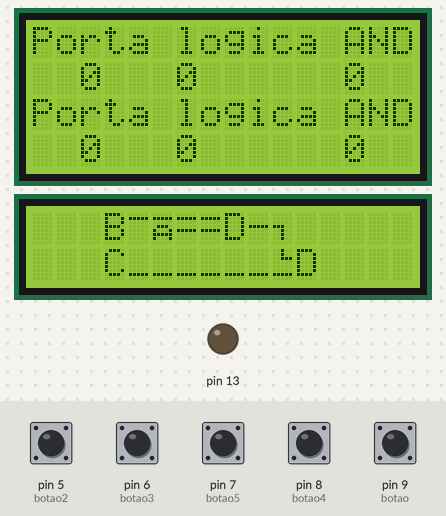
This sketch was run on a simulated Arduino Uno, built with avr-gcc and run on an emulated ATmega328P. Shown: 16×4 character LCD, 16×2 character LCD, output pins drawn as LEDs (lit = HIGH). The test bench sets the inputs (shaded band); at power-on: pin 5 (botao2), pin 6 (botao3), pin 7 (botao5), pin 8 (botao4), pin 9 (botao) LOW.

Above: at 2.9 s.
3.0 s: pin 8 (botao4) pulled HIGH for 1 s
At 4.7 s:
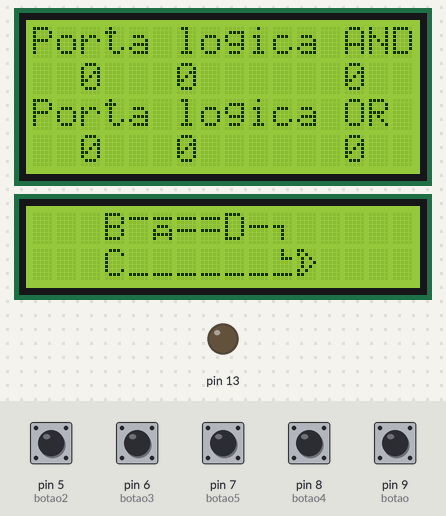
5.5 s: pin 9 (botao) pulled HIGH for 1 s
At 8.2 s:
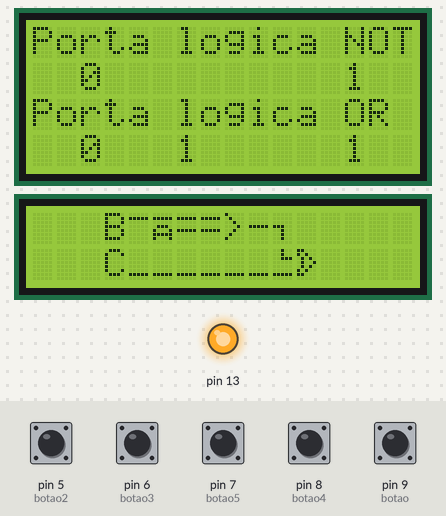
8.5 s: pin 8 (botao4) pulled HIGH for 0.3 s
At 9.8 s:
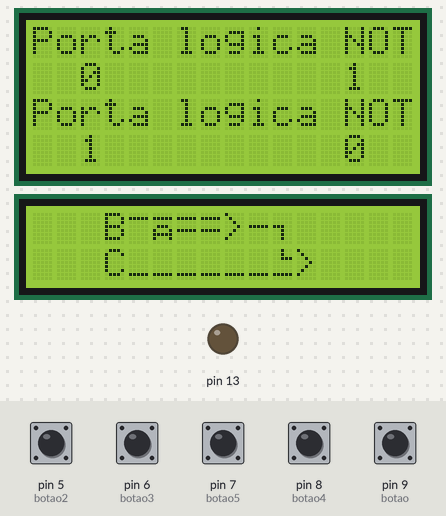
10.6 s: pin 9 (botao) pulled HIGH for 0.3 s
At 11.9 s:
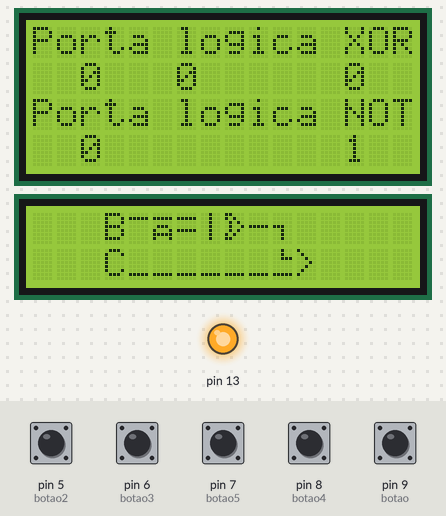
12.9 s: pin 8 (botao4) pulled HIGH for 0.3 s
At 14.6 s:
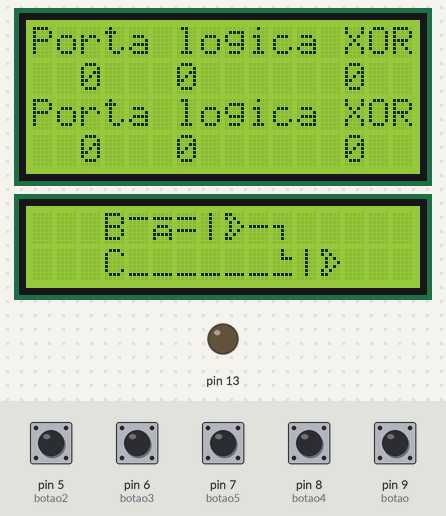
15.3 s: pin 9 (botao) pulled HIGH for 0.3 s
At 17.6 s:
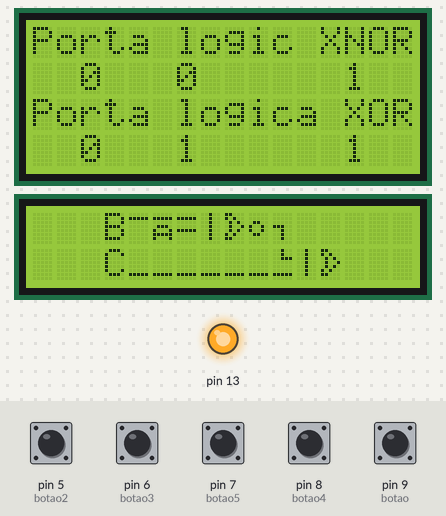
Timing chart, 0 to 18.6 s (numbered marks = the images above; inputs shaded):
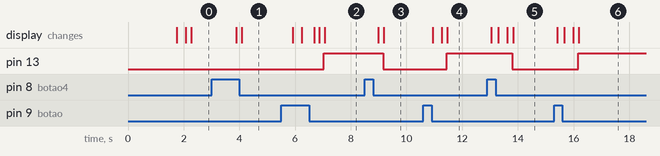

The sketch:

PortasLogicasEducacional.ino
```cpp
#include<Wire.h>
#include<LiquidCrystal_I2C.h>
int contador=0;
int contador2=0;

const int botao = 9;   //menu 1
const int botao2 = 5;  // entrada a 1
const int botao3 = 6;  //entrada b 1
const int botao4 = 8;  //menu 2
const int botao5 = 7;  //entrada 2

boolean troca =  false;
boolean troca1 = false;
boolean troca2 = false;
boolean troca3 = false;
boolean troca4 = false;
boolean troca5 = false;

//Declaração do desenho
byte caminho2[8] = { 0x4,0x4,0x7,0x0,0x0,0x0,0x1f}; // Caminho porta OR
byte por[8] = { 0x18,0x14,0xa,0x9,0xa,0x14,0x18};  // Porta OR
byte linhaand[8] = { 0x0,0x1f,0x0,0x0,0x1f,0x0,0x0};  // Linha dupla AND
byte entraa[8] = { 0x0,0x1f,0x0,0xe,0x11,0x1f,0x11};  // Caracter A
byte linharect[8] = { 0x0,0x1f,0x0,0x0,0x0,0x0,0x0 }; // Linha superior B
byte curva[8] = { 0x0,0x0,0x0,0x1c,0x4,0x4,0x4 }; // Curva para OR
byte negacao[8] = {0x0,0x0,0xc,0x12,0x12,0xc,0x0}; // Negação
// fim da declaração

//inicia o display e seleciona as entradas e saidas
LiquidCrystal_I2C lcd(0x3b, 16, 4);
LiquidCrystal_I2C lcda(0x3f, 16, 2);

void setup()
{
  lcd.init();
  lcda.init();
  lcd.backlight();
  lcda.backlight();

    pinMode(botao, INPUT);   //Menu
    pinMode(botao2, INPUT);  //Entrada B
    pinMode(botao3, INPUT);  //Entrada A
    pinMode(botao4, INPUT);  //Menu
    pinMode(botao5, INPUT);  //Entrada B

    pinMode(13, OUTPUT);

      //Saudação
  lcd.setCursor(0, 0);
  lcd.print("Seja Bem Vindo!!");
  lcd.setCursor(-4, 2);
  lcd.print("-Portas Logicas-");
  delay(1500);
  lcd.clear();

  //Desenho ---------
  lcda.createChar(1, caminho2);
  lcda.createChar(2, por);
  lcda.createChar(3, linhaand);
  lcda.createChar(4, entraa);
  lcda.createChar(5, linharect);
  lcda.createChar(6, curva);
  lcda.createChar(7, negacao);
  //Desenho ---------

} // Termina Void Setup

void loop() {

//Desenho ---------

//lcda.setCursor(8,0);
//lcda.print((char)2);

lcda.setCursor(7,0);
lcda.print((char)3);

lcda.setCursor(10,0);
lcda.print((char)6);

lcda.setCursor(10,1);
lcda.print((char)1);

//lcda.setCursor(10,1);
//lcda.write(240);

lcda.setCursor(9,0);
lcda.print("-");

lcda.setCursor(6,0);
lcda.print((char)3);

lcda.setCursor(5,0);
lcda.print((char)4);

lcda.setCursor(3,0);
lcda.print("B");

lcda.setCursor(4,0);
lcda.print((char)5);

lcda.setCursor(4,1);
lcda.write(95);

lcda.setCursor(5,1);
lcda.write(95);

lcda.setCursor(6,1);
lcda.write(95);

lcda.setCursor(7,1);
lcda.write(95);

lcda.setCursor(8,1);
lcda.write(95);

lcda.setCursor(9,1);
lcda.write(95);

lcda.setCursor(3,1);
lcda.print("C");


//lcda.setCursor(7,0);
//lcda.print("|");
/*
 AND--------------------
lcda.setCursor(8,0);
lcda.print("D");
OR-----------------------
lcda.setCursor(8,0);
lcda.print((char)2);
NOT-----------------------
lcda.setCursor(8,0);
lcda.print(">");
XOR---------------------
lcda.setCursor(7,0);
lcda.print("|");
XNOR--------------------

NAND---------------------

*/
//Desenho ---------

  int estado  =0;
  int estado2 =0;
  int estado3 =0;
  int estado4 =0;
  int estado5 =0;
  int estado6 =0;

//faz a leitura do estado dos botoes

  estado = digitalRead(botao);  //Menu 1
  estado2 = digitalRead(botao2);//Entrada B 1
  estado3 = digitalRead(botao3);//Entrada A 1
  estado4 = digitalRead(botao3);
  estado5 = digitalRead(botao4);//Menu 2
  estado6 = digitalRead(botao5);//Entrada A 2

int saida=0;

//controle da sequencia do menu

//Menu A -------------
if (estado == HIGH)
  {
     delay(250);
     contador=contador+1;
  }
    if (contador==6)
    {
      contador=0;
    }                           //Menu B -------------
                                if (estado5 == HIGH)
                                  {
                                     delay(250);
                                     contador2=contador2+1;
                                  }
                                    if (contador2==6)
                                    {
                                      contador2=0;
                                    }
//menu A
 switch(contador){

   case 0: // Porta Logica AND    ------------------------------------

   lcda.setCursor(8,0); // Impressao porta AND
   lcda.print("D");

   //Entrada A
      if (estado3 == HIGH & troca==false ){
         delay(150);
         troca=true;
      }else{
          delay(150);
          if(troca==true & estado3==HIGH){
             troca=false;
           }
       }
   //Entrada B
   if (estado2 == HIGH & troca3==false ){
         delay(150);
         troca3=true;
   }else{
       delay(150);
       if(troca3==true & estado2==HIGH){
           troca3=false;
          }
    }
   //Impressao dos valores

       lcd.setCursor(0, 0);
       lcd.print("Porta logica AND");

     //Impressao Entrada A
        lcd.setCursor(2,1);
     if (troca==1){
        lcd.print("1");
     }else{
        lcd.print("0");
     }
     //Impressao Entrada B
        lcd.setCursor(6,1);
    if (troca3==1){
        lcd.print("1");
     }else{
        lcd.print("0");
     }
     //Saida
     if (troca==1 and troca3==1){
        lcd.setCursor(13,1);
        lcd.print("1");
        saida=1;
     }
     else{
        lcd.setCursor(13,1);
        lcd.print("0");
        saida=0;
     }
   break;

   case 1: // Porta Logica OR          ---------------------------------

   lcda.setCursor(8,0);
   lcda.print((char)2);

    //Entrada A
      if (estado3 == HIGH & troca==false ){
         delay(150);
         troca=true;
      }else{
          delay(150);
          if(troca==true & estado3==HIGH){
             troca=false;
           }
       }
   //Entrada B
   if (estado2 == HIGH & troca3==false ){
         delay(150);
         troca3=true;
   }else{
       delay(150);
       if(troca3==true & estado2==HIGH){
           troca3=false;
          }
    }
   //Impressao dos valores

       lcd.setCursor(0, 0);
       lcd.print("Porta logica OR ");

     //Impressao Entrada A
        lcd.setCursor(2,1);
     if (troca==1){
        lcd.print("1");
     }else{
        lcd.print("0");
     }
     //Impressao Entrada B
        lcd.setCursor(6,1);
    if (troca3==1){
        lcd.print("1");
     }else{
        lcd.print("0");
     }
     //Saida
     if ((troca==1 and troca3==0) or (troca==0 and troca3==1) or (troca==1 and troca3==1)){
        lcd.setCursor(13,1);
        lcd.print("1");
        saida=1;
     }
     else{
        lcd.setCursor(13,1);
        lcd.print("0");
        saida=0;
     }
   break;

   case 2: //Porta Logica NOT           --------------------------------

      lcda.setCursor(8,0);
      lcda.print(">");

      if (estado3 == HIGH & troca2==false ){
         delay(150);
         troca2=true;
         }else{
          delay(150);
      if(troca2==true & estado3==HIGH){
           troca2=false;
          }
       }

    lcd.setCursor(0, 0);
   lcd.print("Porta logica NOT");

          lcd.setCursor(6,1);
          lcd.print(" ");
          lcd.setCursor(2,1);

     if (troca2==1){
        lcd.print("1");
           }else{
         lcd.print("0");
     }
     //Saida
     if (troca2==0){
        lcd.setCursor(13,1);
        lcd.print("1");
        saida=1;
     }
     else{
        lcd.setCursor(13,1);
        lcd.print("0");
        saida=0;
     }
   break;

 case 3: // Porta Logica XOR             -------------------------------

    lcda.setCursor(7,0);
    lcda.print("|");
    lcda.setCursor(8,0);
    lcda.print((char)2);

    //Entrada A
      if (estado3 == HIGH & troca==false ){
         delay(150);
         troca=true;
      }else{
          delay(150);
          if(troca==true & estado3==HIGH){
             troca=false;
           }
       }
   //Entrada B
   if (estado2 == HIGH & troca3==false ){
         delay(150);
         troca3=true;
   }else{
       delay(150);
       if(troca3==true & estado2==HIGH){
           troca3=false;
          }
    }
   //Impressao dos valores

       lcd.setCursor(0, 0);
       lcd.print("Porta logica XOR");

     //Impressao Entrada A
        lcd.setCursor(2,1);
     if (troca==1){
        lcd.print("1");
     }else{
        lcd.print("0");
     }
     //Impressao Entrada B
        lcd.setCursor(6,1);
    if (troca3==1){
        lcd.print("1");
     }else{
        lcd.print("0");
     }
     //Saida
     if ((troca==1 and troca3==0) or (troca==0 and troca3==1)){
        lcd.setCursor(13,1);
        lcd.print("1");
        saida=1;
     }
     else{
        lcd.setCursor(13,1);
        lcd.print("0");
        saida=0;
     }
   break;

   case 4: //Porta Logica XNOR            -----------------------------

    lcda.setCursor(7,0);
    lcda.print("|");
    lcda.setCursor(8,0);
    lcda.print((char)2);
    lcda.setCursor(9,0);
    lcda.print((char)7);
   //Entrada A
      if (estado3 == HIGH & troca==false ){
         delay(150);
         troca=true;
      }else{
          delay(150);
          if(troca==true & estado3==HIGH){
             troca=false;
           }
       }
   //Entrada B
   if (estado2 == HIGH & troca3==false ){
         delay(150);
         troca3=true;
   }else{
       delay(150);
       if(troca3==true & estado2==HIGH){
           troca3=false;
          }
    }
   //Impressao dos valores

       lcd.setCursor(0, 0);
       lcd.print("Porta logic XNOR");

     //Impressao Entrada A
        lcd.setCursor(2,1);
     if (troca==1){
        lcd.print("1");
     }else{
        lcd.print("0");
     }
     //Impressao Entrada B
        lcd.setCursor(6,1);
    if (troca3==1){
        lcd.print("1");
     }else{
        lcd.print("0");
     }
     //Saida
     if ((troca==1 and troca3==1) or (troca==0 and troca3==0)){
        lcd.setCursor(13,1);
        saida=1;
        lcd.print("1");
     }
     else{
        lcd.setCursor(13,1);
        saida=0;
        lcd.print("0");
     }
   break;

  case 5: // Porta Logica NAND         ---------------------------------

    lcda.setCursor(8,0);
    lcda.print("D");
    lcda.setCursor(9,0);
    lcda.print((char)7);


    //Entrada A
      if (estado3 == HIGH & troca==false ){
         delay(150);
         troca=true;
      }else{
          delay(150);
          if(troca==true & estado3==HIGH){
             troca=false;
           }
       }
   //Entrada B
   if (estado2 == HIGH & troca3==false ){
         delay(150);
         troca3=true;
   }else{
       delay(150);
       if(troca3==true & estado2==HIGH){
           troca3=false;
          }
    }
   //Impressao dos valores

       lcd.setCursor(0, 0);
       lcd.print("Porta logic NAND");

     //Impressao Entrada A
        lcd.setCursor(2,1);
     if (troca==1){
        lcd.print("1");
     }else{
        lcd.print("0");
     }
     //Impressao Entrada B
        lcd.setCursor(6,1);
    if (troca3==1){
        lcd.print("1");
     }else{
        lcd.print("0");
     }
     //Saida
     if ((troca==1 and troca3==0) or (troca==0 and troca3==1) or (troca==0 and troca3==0)){
        lcd.setCursor(13,1);
        lcd.print("1");
     }
     else{
        lcd.setCursor(13,1);
        lcd.print("0");
     }
   break;

   default:
   contador=0;

 }//Termina SWITCH A
//////////////////////////////////////////////////////////////////////////////////////////////////B
//menu B
 switch(contador2){

   case 0: // Porta Logica AND    ------------------------------------

   lcda.setCursor(13,1);// Apagar Bolinha da Nand
   lcda.print(" ");//

   lcda.setCursor(11,1);
   lcda.print("D");

   //Entrada A
      if (estado6 == HIGH & troca4==false ){
         delay(150);
         troca4=true;
      }else{
          delay(150);
          if(troca4==true & estado6==HIGH){
             troca4=false;
           }
       }
   //Impressao dos valores

       lcd.setCursor(-4, 2);
       lcd.print("Porta logica AND");

     //Impressao Entrada A
        lcd.setCursor(-2,3);
     if (troca4==1){
        lcd.print("1");
     }else{
        lcd.print("0");
     }

     lcd.setCursor(2,5);
         lcd.print(saida);

         if(saida==1 & troca4 ==1){
           lcd.setCursor(9,5);
           lcd.print("1");
           digitalWrite(13,HIGH);
         }else{
            lcd.setCursor(9,5);
            lcd.print("0");
            digitalWrite(13,LOW);

         }
   break;

        case 1: // Porta Logica OR    ------------------------------------

      lcda.setCursor(13,1);// Apagar Bolinha da Nand
      lcda.print(" ");//

      lcda.setCursor(11,1);
      lcda.print((char)2);

   //Entrada A
      if (estado6 == HIGH & troca4==false ){
         delay(150);
         troca4=true;
      }else{
          delay(150);
          if(troca4==true & estado6==HIGH){
             troca4=false;
           }
       }
   //Impressao dos valores

       lcd.setCursor(-4, 2);
       lcd.print("Porta logica OR ");

     //Impressao Entrada A
        lcd.setCursor(-2,3);
     if (troca4==1){
        lcd.print("1");
     }else{
        lcd.print("0");
     }

     lcd.setCursor(2,5);
         lcd.print(saida);

         if((troca4==1 and saida==0) or (troca4==0 and saida==1) or (troca4==1 and saida==1)){
           lcd.setCursor(9,5);
           lcd.print("1");
           digitalWrite(13,HIGH);
         }else{
            lcd.setCursor(9,5);
            lcd.print("0");
            digitalWrite(13,LOW);

         }
   break;

      case 2: // Porta Logica NOT    ------------------------------------

      lcda.setCursor(13,1);// Apagar Bolinha da Nand
      lcda.print(" ");//

      lcda.setCursor(11,1);
      lcda.print(">");

   //Entrada A
      if (estado6 == HIGH & troca4==false ){
         delay(150);
         troca4=true;
      }else{
          delay(150);
          if(troca4==true & estado6==HIGH){
             troca4=false;
           }
       }

   //Impressao dos valores

       lcd.setCursor(-4, 2);
       lcd.print("Porta logica NOT");

     lcd.setCursor(2,3);
    lcd.print(" ");

     lcd.setCursor(-2,5);
         lcd.print(saida);


         if(saida==0){
           lcd.setCursor(9,5);
           lcd.print("1");
           digitalWrite(13,HIGH);
         }else{
            lcd.setCursor(9,5);
            lcd.print("0");
            digitalWrite(13,LOW);

         }
   break;

      case 3: // Porta Logica XOR    ------------------------------------

    lcda.setCursor(13,1);// Apagar Bolinha da Nand
    lcda.print(" ");//

    lcda.setCursor(11,1);
    lcda.print("|");
    lcda.setCursor(12,1);
    lcda.print((char)2);

   //Entrada A
      if (estado6 == HIGH & troca4==false ){
         delay(150);
         troca4=true;
      }else{
          delay(150);
          if(troca4==true & estado6==HIGH){
             troca4=false;
           }
       }
   //Impressao dos valores

       lcd.setCursor(-4, 2);
       lcd.print("Porta logica XOR");

     //Impressao Entrada A
        lcd.setCursor(-2,3);
     if (troca4==1){
        lcd.print("1");
     }else{
        lcd.print("0");
     }

     lcd.setCursor(2,5);
         lcd.print(saida);
         if((troca4==1 and saida==0) or (troca4==0 and saida==1)){
           lcd.setCursor(9,5);
           lcd.print("1");
           digitalWrite(13,HIGH);
         }else{
            lcd.setCursor(9,5);
            lcd.print("0");
            digitalWrite(13,LOW);

         }
   break;

         case 4: // Porta Logica XNOR    ------------------------------------

    lcda.setCursor(11,1);
    lcda.print("|");
    lcda.setCursor(12,1);
    lcda.print((char)2);
    lcda.setCursor(13,1);
    lcda.print((char)7);

   //Entrada A
      if (estado6 == HIGH & troca4==false ){
         delay(150);
         troca4=true;
      }else{
          delay(150);
          if(troca4==true & estado6==HIGH){
             troca4=false;
           }
       }
   //Impressao dos valores

       lcd.setCursor(-4, 2);
       lcd.print("Porta logic XNOR");

     //Impressao Entrada A
        lcd.setCursor(-2,3);
     if (troca4==1){
        lcd.print("1");
     }else{
        lcd.print("0");
     }

     lcd.setCursor(2,5);
         lcd.print(saida);

         if((troca4==1 and saida==1) or (troca4==0 and saida==0)){
           lcd.setCursor(9,5);
           lcd.print("1");
           digitalWrite(13,HIGH);
         }else{
            lcd.setCursor(9,5);
            lcd.print("0");
            digitalWrite(13,LOW);

         }
   break;

            case 5: // Porta Logica NAND    ------------------------------------

    lcda.setCursor(11,1);
    lcda.print("D");
    lcda.setCursor(12,1);
    lcda.print((char)7);
    lcda.setCursor(13,1);// Limpar bolinha
    lcda.print(" ");//

   //Entrada A
      if (estado6 == HIGH & troca4==false ){
         delay(150);
         troca4=true;
      }else{
          delay(150);
          if(troca4==true & estado6==HIGH){
             troca4=false;
           }
       }
   //Impressao dos valores

       lcd.setCursor(-4, 2);
       lcd.print("Porta logic NAND");

     //Impressao Entrada A
        lcd.setCursor(-2,3);
     if (troca4==1){
        lcd.print("1");
     }else{
        lcd.print("0");
     }

     lcd.setCursor(2,5);
         lcd.print(saida);

         if((troca4==1 and saida==0) or (troca4==0 and saida==1) or (troca4==0 and saida==0)){
           lcd.setCursor(9,5);
           lcd.print("1");
           digitalWrite(13,HIGH);
         }else{
            lcd.setCursor(9,5);
            lcd.print("0");
            digitalWrite(13,LOW);

         }
   break;

   default:
   contador=0;
 }// Termina SWITCH B
}// Termina Void Loop
```

Measured:
- after the input at 3.0 s, the display: first changes after 0.89 s (image 1 shows a later state)
- after the input at 5.5 s, pin 13: LOW → HIGH after 1.5 s; the display: first changes after 0.42 s (image 2 shows a later state)
- after the input at 8.5 s, pin 13: HIGH → LOW after 0.66 s; the display: first changes after 0.49 s (image 3 shows a later state)
- after the input at 10.6 s, pin 13: LOW → HIGH after 0.84 s; the display: first changes after 0.34 s (image 4 shows a later state)
- after the input at 12.9 s, pin 13: HIGH → LOW after 0.90 s; the display: first changes after 0.14 s (image 5 shows a later state)
- after the input at 15.3 s, pin 13: LOW → HIGH after 0.86 s; the display: first changes after 0.11 s (image 6 shows a later state)
